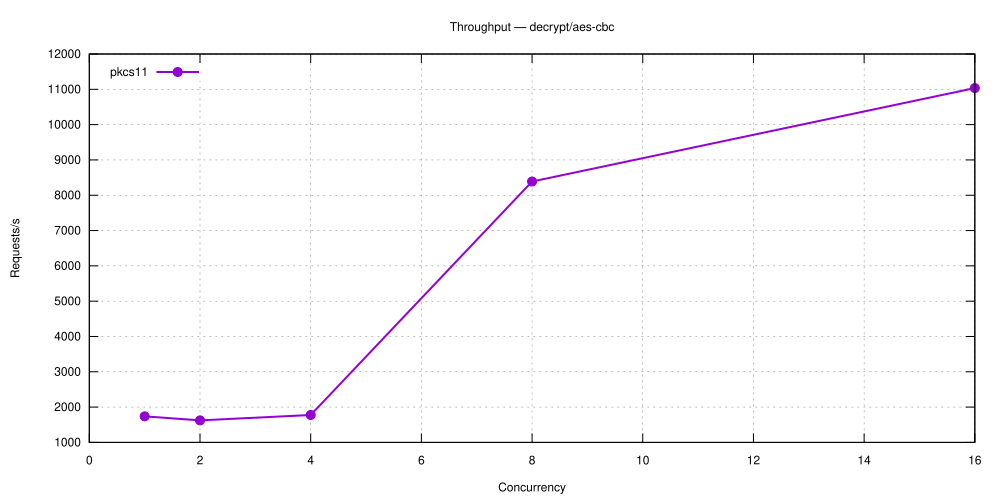

Generate this figure with gnuplot:
set terminal svg size 1000,500 enhanced font 'Helvetica,12'
set output 'decrypt_aes-cbc.svg'
set title 'Throughput — decrypt/aes-cbc'
set grid
set xlabel 'Concurrency'
set ylabel 'Requests/s'
set key top left
plot 'decrypt_aes-cbc-5.27.1-pkcs11.dat' using 1:2 with linespoints lw 2 pt 7 title 'pkcs11'
